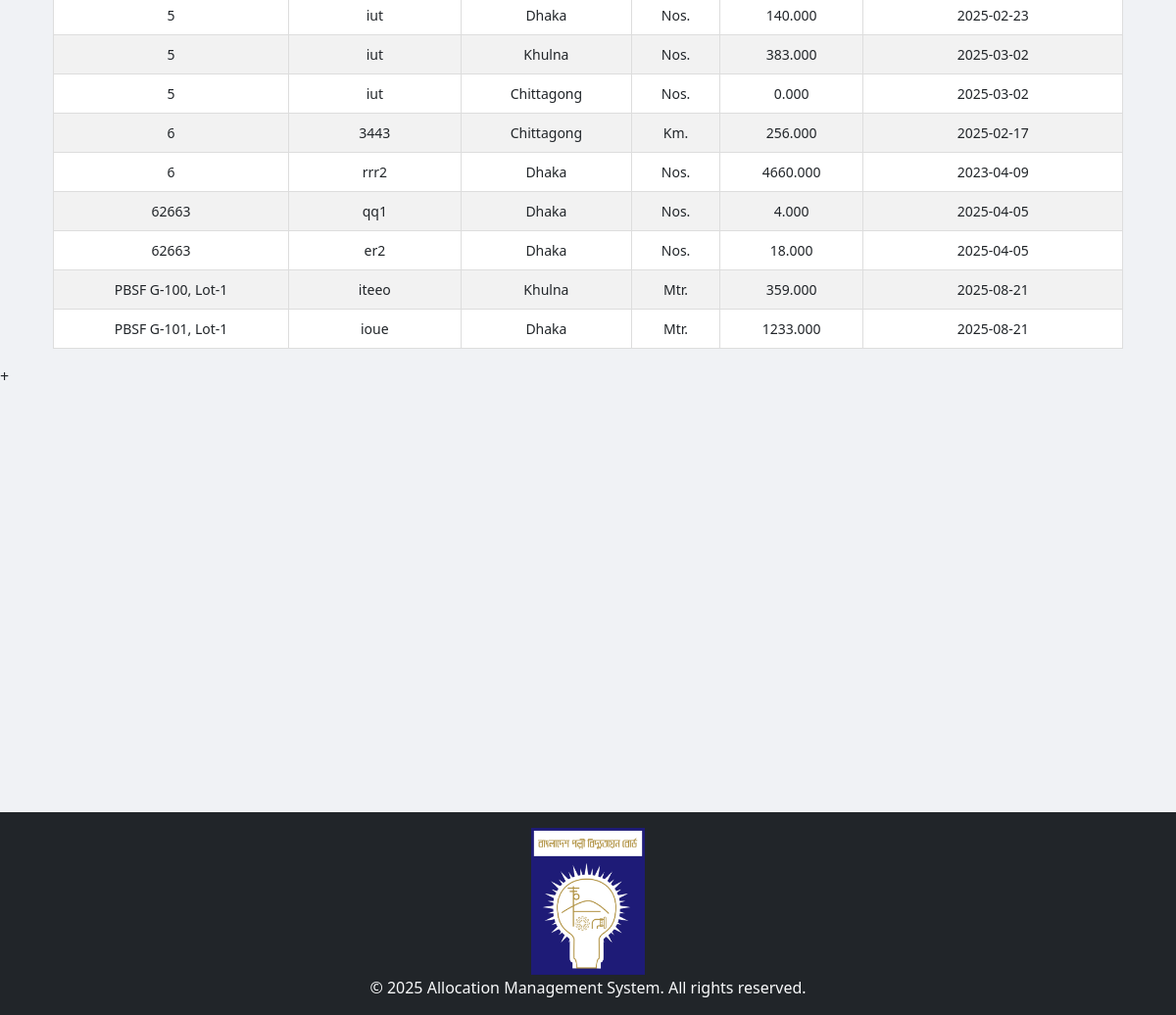
Before: /status/ (signed in, lower part) with the older database file.
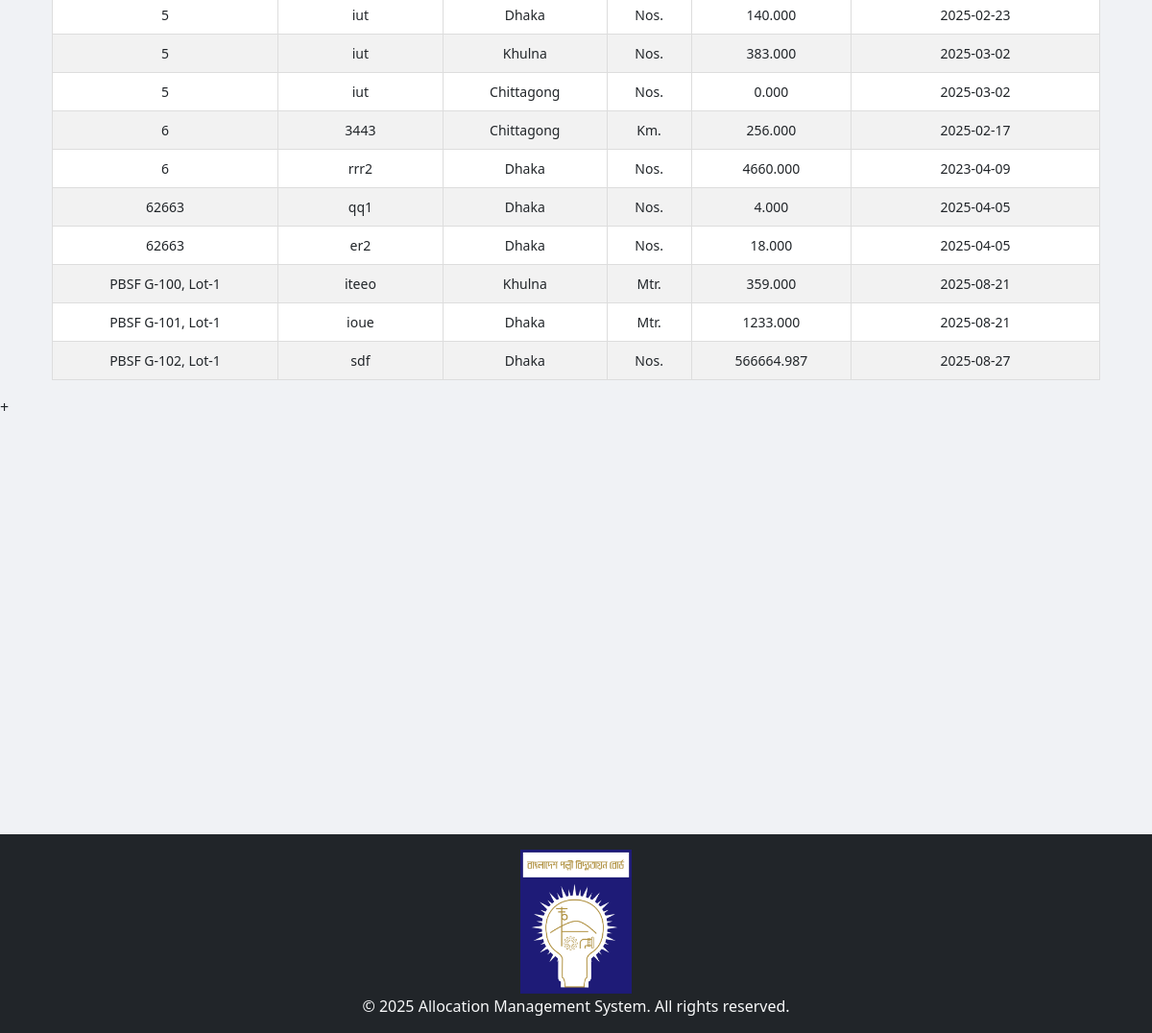
After: the same page with the newer database file.
### App_Entry/models.py (models this page shows, shortened)
class Item(models.Model):
    WAREHOUSE_CHOICES = [
        ("Dhaka", "Dhaka"),
        ("Khulna", "Khulna"),
        ("Chittagong", "Chittagong"),
    ]
    UNIT_CHOICES = [
        ("Nos.", "Nos."),
        ("Mtr.", "Mtr."),
        ("Km.", "Km."),
        ("Set.", "Set."),
        ("Pair.", "Pair."),
    ]
    name = models.CharField(max_length=255)
    description = models.TextField(blank=True, null=True)
    warehouse = models.CharField(
        max_length=50, choices=WAREHOUSE_CHOICES, default="Dhaka"
    )
    unit_of_item = models.CharField(
        max_length=10, choices=UNIT_CHOICES, default="Nos."
    )  # Updated field
    unit_price = models.DecimalField(max_digits=15, decimal_places=2, default=0.00)
    quantity_of_item = models.DecimalField(
        max_digits=20,
        decimal_places=3,
        default=0.00
    )
    package = models.ForeignKey(
        Package,
        on_delete=models.SET_NULL,
        related_name="package_of_item",
        null=True,
    )
    created_at = models.DateTimeField(default=timezone.now)

class Package(models.Model):
    packageId = models.TextField(unique=True)

### App_Status/views.py (the view, shortened to what this page needs)
# urls.py: path("", views.status_page, name="status_page"),
def status_page(request):
    query = request.GET.get("query", "").strip()  # Strip leading/trailing whitespaces from query input
    filter_by = request.GET.get("filter_by", "All")
    date_filter = request.GET.get("date", "")
    items = Item.objects.all()
    if filter_by == "Entry/Update date" and date_filter:
        try:
            date_obj = datetime.strptime(date_filter, "%Y-%m-%d")
            items = items.filter(created_at__date=date_obj.date())
        except ValueError:
            pass  # If the date format is invalid, ignore the filter
    items = items.order_by("package__packageId")
    return render(
        request,
        "App_Status/status.html",
        {
            "items": items,
            "query": query,
            "filter_by": filter_by,
            "date_filter": date_filter,
        },
    )

### templates/App_Status/status.html (shortened to what this page needs)
{% extends 'base.html' %}
{% load crispy_forms_tags %}
{% load static %}
{% block body_block %}
<div class="container mt-4">
    <div id="printableArea" class="table-responsive">
        <br>
        <table class="table table-bordered table-striped table-hover">
            <tbody>
                {% if items %}
                    {% for item in items %}
                    <tr>
                        <td>{{ item.package.packageId }}</td>
                        <td>{{ item.name }}</td>
                        <td>{{ item.warehouse }}</td>
                        <td>{{ item.unit_of_item }}</td>
                        <td>{{ item.quantity_of_item }}</td>
                        <td>{{ item.created_at | date:"Y-m-d" }}</td>
                    </tr>
                    {% endfor %}
                {% else %}
                    <tr>
                        <td colspan="7" class="text-center text-danger">No matching data found</td>
                    </tr>
                {% endif %}
            </tbody>
        </table>
    </div>
</div>
{% endblock %}

Changed rows visible on the page:
added Item: package.packageId "PBSF G-102, Lot-1", name "sdf", warehouse "Dhaka", unit_of_item "Nos.", quantity_of_item "566664.987", created_at "2025-08-27"
